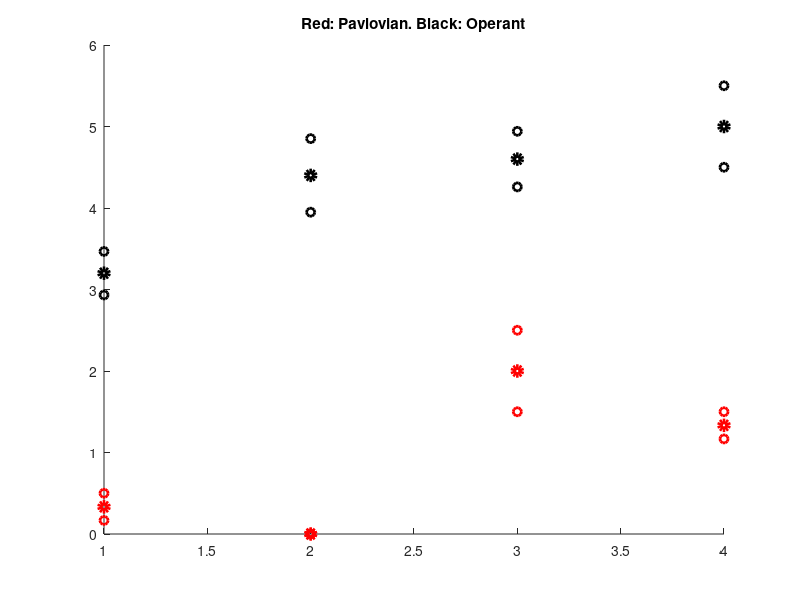

MATLAB code to generate this figure:
% organize data 
numPreStimPlumes_Pav = [1,0,0];
numStimPlumes_Pav = [0,0,0];
numPeriRewPlumes_Pav = [4,1,1];
numPostRewPlumes_Pav = [2,1,1];

numPreStimPlumes_Op = [3,0,2,5,6];
numStimPlumes_Op = [0,1,4,9,8];
numPeriRewPlumes_Op = [6,3,4,1,9];
numPostRewPlumes_Op = [3,4,12,0,6];

% jack knife to get jack knifed averages (when jack knifing remove entire
% mouse from all time epochs at once) 
inds = 1:length(numPreStimPlumes_Pav);
avNumPreStimPlumes_Pav = nan(1,length(numPreStimPlumes_Pav));
avNumStimPlumes_Pav = nan(1,length(numPreStimPlumes_Pav));
avNumPeriRewPlumes_Pav = nan(1,length(numPreStimPlumes_Pav));
avNumPostRewPlumes_Pav = nan(1,length(numPreStimPlumes_Pav));
for j = inds
    avNumPreStimPlumes_Pav(j) = mean(numPreStimPlumes_Pav(setdiff(1:end,j)));
    avNumStimPlumes_Pav(j) = mean(numStimPlumes_Pav(setdiff(1:end,j)));
    avNumPeriRewPlumes_Pav(j) = mean(numPeriRewPlumes_Pav(setdiff(1:end,j)));
    avNumPostRewPlumes_Pav(j) = mean(numPostRewPlumes_Pav(setdiff(1:end,j)));
end 

inds = 1:length(numPreStimPlumes_Op);
avNumPreStimPlumes_Op = nan(1,length(numPreStimPlumes_Op));
avNumStimPlumes_Op = nan(1,length(numPreStimPlumes_Op));
avNumPeriRewPlumes_Op = nan(1,length(numPreStimPlumes_Op));
avNumPostRewPlumes_Op = nan(1,length(numPreStimPlumes_Op));
for j = inds
    avNumPreStimPlumes_Op(j) = mean(numPreStimPlumes_Op(setdiff(1:end,j)));
    avNumStimPlumes_Op(j) = mean(numStimPlumes_Op(setdiff(1:end,j)));
    avNumPeriRewPlumes_Op(j) = mean(numPeriRewPlumes_Op(setdiff(1:end,j)));
    avNumPostRewPlumes_Op(j) = mean(numPostRewPlumes_Op(setdiff(1:end,j)));
end 

% determine the average and SD of the jack knifed averages 
avJnumPreStimPlumes_Pav = mean(avNumPreStimPlumes_Pav);
avJnumStimPlumes_Pav = mean(avNumStimPlumes_Pav);
avJnumPeriRewPlumes_Pav = mean(avNumPeriRewPlumes_Pav);
avJnumPostRewPlumes_Pav = mean(avNumPostRewPlumes_Pav);

avJnumPreStimPlumes_Op = mean(avNumPreStimPlumes_Op); 
avJnumStimPlumes_Op = mean(avNumStimPlumes_Op);
avJnumPeriRewPlumes_Op = mean(avNumPeriRewPlumes_Op); 
avJnumPostRewPlumes_Op = mean(avNumPostRewPlumes_Op); 

SEMpreStim_Pav = (std(avNumPreStimPlumes_Pav))/(sqrt(size(avNumPreStimPlumes_Pav,2)));
SEMstim_Pav = (std(avNumStimPlumes_Pav))/(sqrt(size(avNumStimPlumes_Pav,2)));
SEMperiRew_Pav = (std(avNumPeriRewPlumes_Pav))/(sqrt(size(avNumPeriRewPlumes_Pav,2)));
SEMpostRew_Pav = (std(avNumPostRewPlumes_Pav))/(sqrt(size(avNumPostRewPlumes_Pav,2)));

SEMpreStim_Op = (std(avNumPreStimPlumes_Op))/(sqrt(size(avNumPreStimPlumes_Op,2)));
SEMstim_Op = (std(avNumStimPlumes_Op))/(sqrt(size(avNumStimPlumes_Op,2)));
SEMperiRew_Op = (std(avNumPeriRewPlumes_Op))/(sqrt(size(avNumPeriRewPlumes_Op,2)));
SEMpostRew_Op = (std(avNumPostRewPlumes_Op))/(sqrt(size(avNumPostRewPlumes_Op,2)));

scatter([1,2,3,4],[avJnumPreStimPlumes_Pav,avJnumStimPlumes_Pav,avJnumPeriRewPlumes_Pav,avJnumPostRewPlumes_Pav],'LineWidth',4,'MarkerFaceColor','none','MarkerEdgeColor','red')
hold on; 
scatter([1,2,3,4],[avJnumPreStimPlumes_Pav+SEMpreStim_Pav,avJnumStimPlumes_Pav+SEMstim_Pav,avJnumPeriRewPlumes_Pav+SEMperiRew_Pav,avJnumPostRewPlumes_Pav+SEMpostRew_Pav],'LineWidth',2,'MarkerFaceColor','none','MarkerEdgeColor','red')
hold on; 
scatter([1,2,3,4],[avJnumPreStimPlumes_Pav-SEMpreStim_Pav,avJnumStimPlumes_Pav-SEMstim_Pav,avJnumPeriRewPlumes_Pav-SEMperiRew_Pav,avJnumPostRewPlumes_Pav-SEMpostRew_Pav],'LineWidth',2,'MarkerFaceColor','none','MarkerEdgeColor','red')
hold on;
scatter([1,2,3,4],[avJnumPreStimPlumes_Op,avJnumStimPlumes_Op,avJnumPeriRewPlumes_Op,avJnumPostRewPlumes_Op],'LineWidth',4,'MarkerFaceColor','none','MarkerEdgeColor','black')
hold on; 
scatter([1,2,3,4],[avJnumPreStimPlumes_Op+SEMpreStim_Op,avJnumStimPlumes_Op+SEMstim_Op,avJnumPeriRewPlumes_Op+SEMperiRew_Op,avJnumPostRewPlumes_Op+SEMpostRew_Op],'LineWidth',2,'MarkerFaceColor','none','MarkerEdgeColor','black')
hold on; 
scatter([1,2,3,4],[avJnumPreStimPlumes_Op-SEMpreStim_Op,avJnumStimPlumes_Op-SEMstim_Op,avJnumPeriRewPlumes_Op-SEMperiRew_Op,avJnumPostRewPlumes_Op-SEMpostRew_Op],'LineWidth',2,'MarkerFaceColor','none','MarkerEdgeColor','black')
title('Red: Pavlovian. Black: Operant')

% paired wilcoxon rank sum test of jack knifed data (dependent) 
p_preStimVsPeriRew_Pav = signrank(avNumPreStimPlumes_Pav,avNumPeriRewPlumes_Pav);
p_preStimVsPostRew_Pav = signrank(avNumPreStimPlumes_Pav,avNumPostRewPlumes_Pav);

p_preStimVsStim_Op = signrank(avNumPreStimPlumes_Op,avNumStimPlumes_Op);
p_preStimVsPeriRew_Op = signrank(avNumPreStimPlumes_Op,avNumPeriRewPlumes_Op);
p_preStimVsPostRew_Op = signrank(avNumPreStimPlumes_Op,avNumPostRewPlumes_Op);

% wilcoxon rank sum test of jack knifed data (independent)
p_preStim_PavVsOp = ranksum(avNumPreStimPlumes_Pav,avNumPreStimPlumes_Op);
p_Stim_PavVsOp = ranksum(avNumStimPlumes_Pav,avNumStimPlumes_Op);
p_periRew_PavVsOp = ranksum(avNumPeriRewPlumes_Pav,avNumPeriRewPlumes_Op);
p_postRew_PavVsOp = ranksum(avNumPostRewPlumes_Pav,avNumPostRewPlumes_Op);
